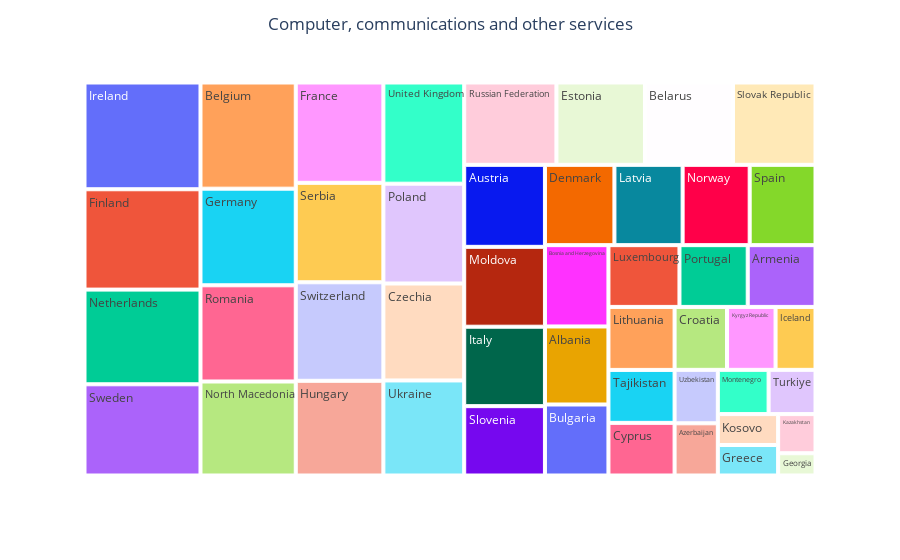

The notebook cell this image was saved under:
### Code cell
# techData = wb.data.DataFrame('TX.VAL.OTHR.ZS.WT', economy= wb.region.members('ECS'),time = range(2000,2019),numericTimeKeys= True,labels= True)
# techData.to_csv('WorldBankSets/techData.csv')

techData = pd.read_csv('WorldBankSets/techData.csv')

fig = px.treemap(techData,path = ['Country'],values = "2017")
fig.update_layout(title='Computer, communications and other services',title_x=0.5)
fig.show()

### Figure 1 — Plotly figure (JSON) as saved in the notebook; plotly's stock layout.template omitted (floating-point values rounded to 4 significant figures)
{"data": [{"branchvalues": "total", "domain": {"x": [0, 1], "y": [0, 1]}, "hovertemplate": "labels=%{label}<br>2017=%{value}<br>parent=%{parent}<br>id=%{id}<extra></extra>", "ids": ["Albania", "Andorra", "Armenia", "Austria", "Azerbaijan", "Belarus", "Belgium", "Bosnia and Herzegovina", "Bulgaria", "Channel Islands", "Croatia", "Cyprus", "Czechia", "Denmark", "Estonia", "Faroe Islands", "Finland", "France", "Georgia", "Germany", "Gibraltar", "Greece", "Greenland", "Hungary", "Iceland", "Ireland", "Isle of Man", "Italy", "Kazakhstan", "Kosovo", "Kyrgyz Republic", "Latvia", "Liechtenstein", "Lithuania", "Luxembourg", "Moldova", "Monaco", "Montenegro", "Netherlands", "North Macedonia", "Norway", "Poland", "Portugal", "Romania", "Russian Federation", "San Marino", "Serbia", "Slovak Republic", "Slovenia", "Spain", "Sweden", "Switzerland", "Tajikistan", "Turkiye", "Turkmenistan", "Ukraine", "United Kingdom", "Uzbekistan"], "labels": ["Albania", "Andorra", "Armenia", "Austria", "Azerbaijan", "Belarus", "Belgium", "Bosnia and Herzegovina", "Bulgaria", "Channel Islands", "Croatia", "Cyprus", "Czechia", "Denmark", "Estonia", "Faroe Islands", "Finland", "France", "Georgia", "Germany", "Gibraltar", "Greece", "Greenland", "Hungary", "Iceland", "Ireland", "Isle of Man", "Italy", "Kazakhstan", "Kosovo", "Kyrgyz Republic", "Latvia", "Liechtenstein", "Lithuania", "Luxembourg", "Moldova", "Monaco", "Montenegro", "Netherlands", "North Macedonia", "Norway", "Poland", "Portugal", "Romania", "Russian Federation", "San Marino", "Serbia", "Slovak Republic", "Slovenia", "Spain", "Sweden", "Switzerland", "Tajikistan", "Turkiye", "Turkmenistan", "Ukraine", "United Kingdom", "Uzbekistan"], "name": "", "parents": ["", "", "", "", "", "", "", "", "", "", "", "", "", "", "", "", "", "", "", "", "", "", "", "", "", "", "", "", "", "", "", "", "", "", "", "", "", "", "", "", "", "", "", "", "", "", "", "", "", "", "", "", "", "", "", "", "", ""], "type": "treemap", "values": [30.51, 0, 25.76, 40.75, 13.9, 44.6, 62.26, 31.79, 27.76, 0, 20.32, 21.42, 48.24, 34.35, 44.88, 0, 71.64, 54.12, 5.125, 56.66, 0, 11.32, 0, 51.08, 15.48, 76.24, 0, 39.47, 9.001, 11.47, 18.81, 33.71, 0, 25.65, 27.0, 39.7, 0, 13.83, 67.61, 55.13, 33.16, 49.66, 25.95, 56.42, 46.74, 0, 53.64, 41.84, 34.47, 32.55, 65.13, 53.15, 21.56, 12.77, 0, 47.29, 50.35, 14.23]}], "layout": {"legend": {"tracegroupgap": 0}, "margin": {"t": 60}, "title": {"text": "Computer, communications and other services", "x": 0.5}}}
